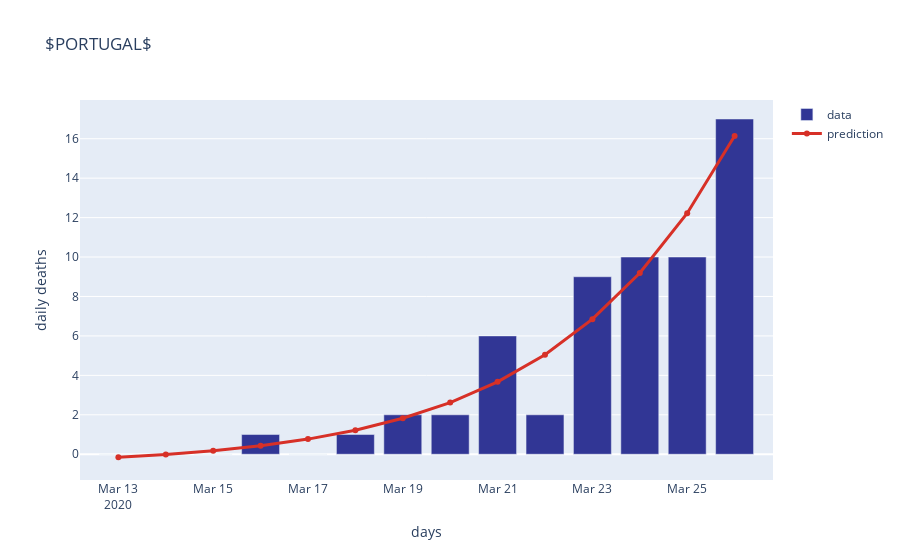
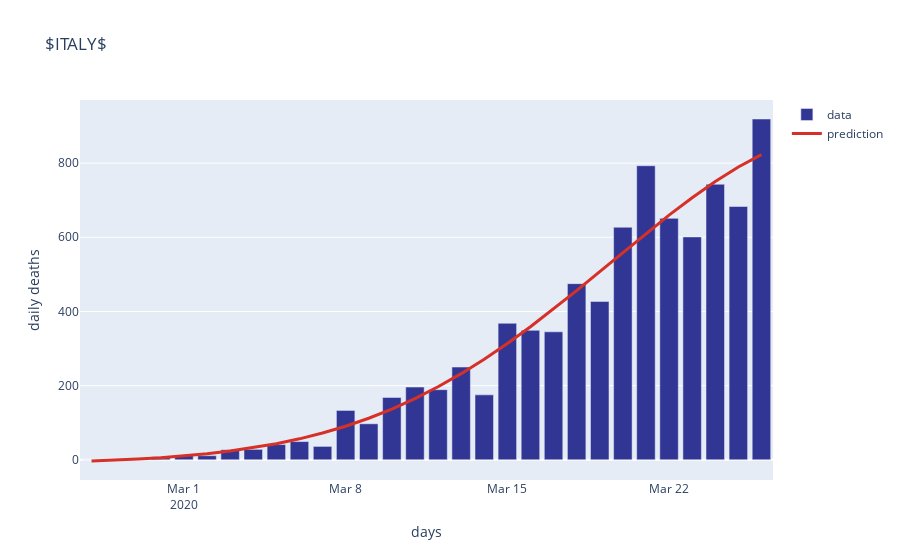
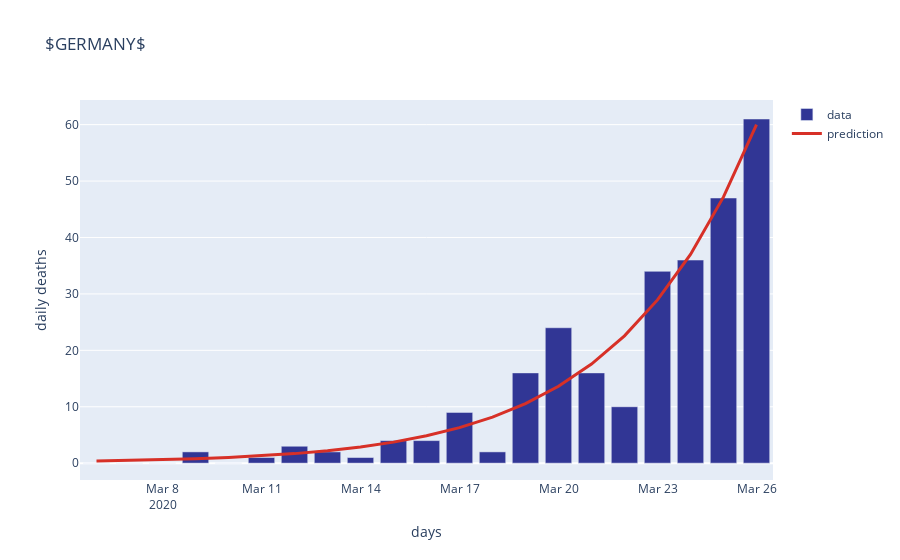
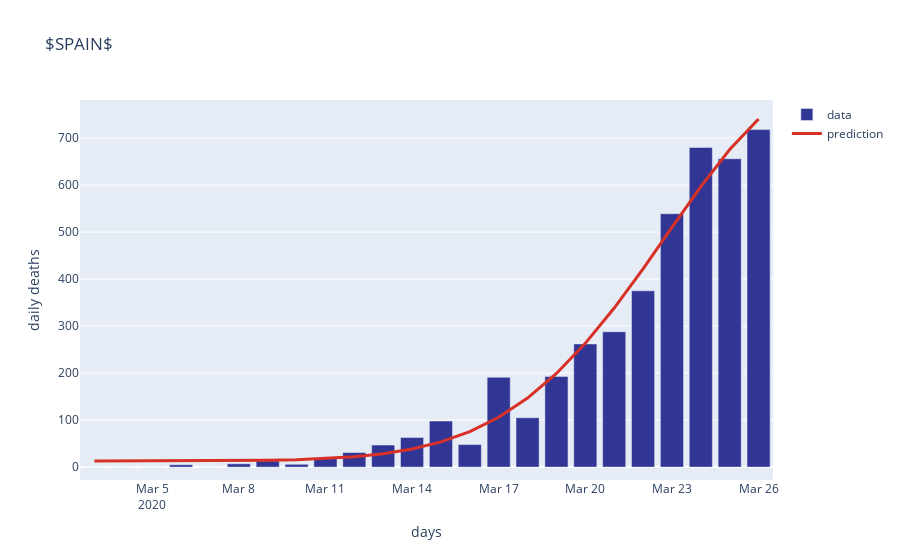

The cell these charts' notebook holds for them, in order:
### Code cell
for col in deaths.columns:
        
    mindate = min(deaths.loc[deaths[col].notnull()].index)-timedelta(days=3)
    y = deaths.loc[deaths[col].index>=mindate,col].fillna(0)
    x = np.arange(len(y))
    
    xdata, ydata, x_axis, y_axis, c = distribution(x,y,res_print=True)
    chart_distribution(y,ydata,col,ylabel='daily deaths',prediction=True)
    
    xdata, ydata, x_axis, y_axis, c = distribution(x,y)
    y_div = y_axis*sorted(y.values)[-3]*1.1/max(y_axis[:len(y)])

    plt.figure(figsize=(8,4))
    plt.title(col)
    plt.plot(x_axis, y_div, '.-',label='predicted')
    plt.plot(c[1]*np.ones(len(y_div)), y_div, ':k',alpha=.5,label='peak')
    plt.plot(x_axis[:len(y)], y_div[:len(y)], '.--',lw=3,color='C1',label='until today')
    plt.xlim([0,c[1]*2])
    plt.xlabel('days from %s'%str(y.index[0])[:10])
    plt.gca().spines['top'].set_visible(False)
    plt.gca().spines['right'].set_visible(False)
    plt.legend()
    plt.show()
